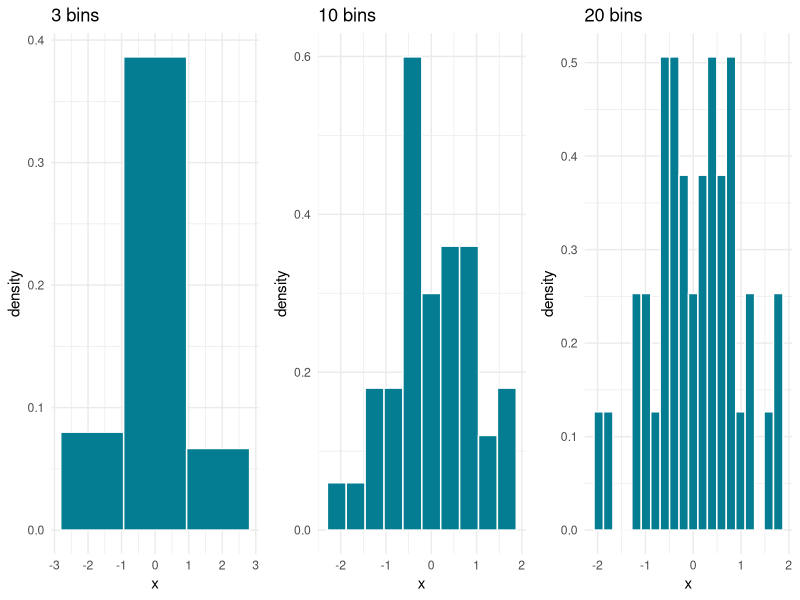

Source code (R):
library(tidyverse)
library(gridExtra)
set.seed(123)

x <- rnorm(40)

p1 <- data.frame(x) %>%
  ggplot(aes(x = x)) +
  geom_histogram(aes(y = after_stat(density)),
                 bins = 3,
                 col = "white",
                 fill = "#047C91") +
  theme_minimal() +
  ggtitle("3 bins")

p2 <- data.frame(x) %>%
  ggplot(aes(x = x)) +
  geom_histogram(aes(y = after_stat(density)),
                 bins = 10,
                 col = "white",
                 fill = "#047C91") +
  theme_minimal() +
  ggtitle("10 bins")

p3 <- data.frame(x) %>%
  ggplot(aes(x = x)) +
  geom_histogram(aes(y = after_stat(density)),
                 bins = 20,
                 col = "white",
                 fill = "#047C91") +
  theme_minimal() +
  ggtitle("20 bins")


grid.arrange(p1, p2, p3, ncol = 3)
